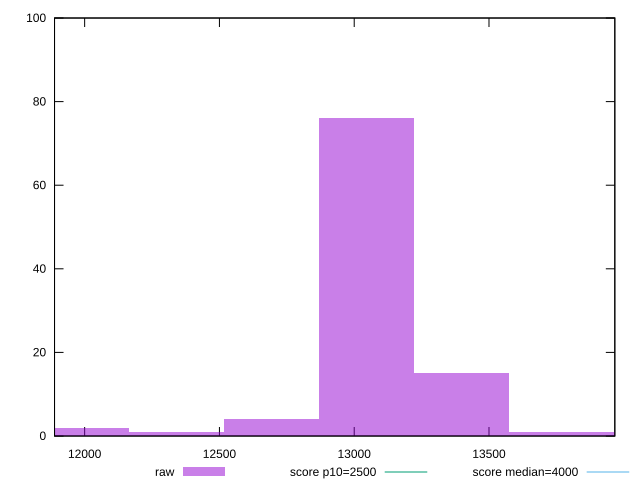

Write the gnuplot code that produced this figure.
reset

$raw <<EOF
14101.878902299686 1
13044.237984627209 76
13396.784957184702 15
13749.331929742195 1
12339.144039512226 1
11986.597066954733 2
12691.691012069718 4
EOF

set key outside below
set boxwidth 352.54697255749215
set xrange [11888.254499999995:13966.789000000002]
set yrange [0:100]
set trange [0:100]
set style fill transparent solid 0.5 noborder

set parametric
set terminal svg size 640, 490 enhanced background rgb 'white'
set output "report_00011_2021-02-09T10:53:21.242Z/largest-contentful-paint/samples/pages+cached/raw/histogram.svg"

plot $raw title "raw" with boxes, \
     2500,t title "score p10=2500", \
     4000,t title "score median=4000"

reset
